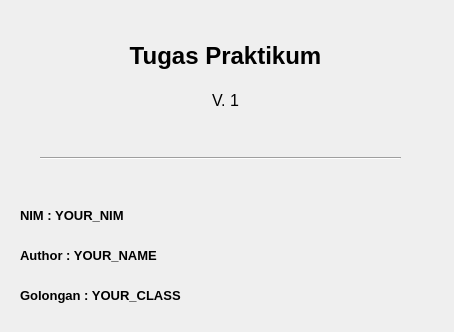
<?xml version="1.0" encoding="UTF-8"?>
<ui version="4.0">
 <class>DialogAbout</class>
 <widget class="QDialog" name="DialogAbout">
  <property name="geometry">
   <rect>
    <x>0</x>
    <y>0</y>
    <width>454</width>
    <height>332</height>
   </rect>
  </property>
  <property name="windowTitle">
   <string>About Our</string>
  </property>
  <widget class="QLabel" name="label">
   <property name="geometry">
    <rect>
     <x>0</x>
     <y>30</y>
     <width>451</width>
     <height>51</height>
    </rect>
   </property>
   <property name="font">
    <font>
     <pointsize>18</pointsize>
     <weight>75</weight>
     <bold>true</bold>
    </font>
   </property>
   <property name="text">
    <string>Tugas Praktikum</string>
   </property>
   <property name="alignment">
    <set>Qt::AlignCenter</set>
   </property>
  </widget>
  <widget class="QLabel" name="label_2">
   <property name="geometry">
    <rect>
     <x>20</x>
     <y>200</y>
     <width>281</width>
     <height>31</height>
    </rect>
   </property>
   <property name="font">
    <font>
     <pointsize>10</pointsize>
     <weight>75</weight>
     <bold>true</bold>
    </font>
   </property>
   <property name="text">
    <string>NIM : YOUR_NIM</string>
   </property>
  </widget>
  <widget class="QLabel" name="label_3">
   <property name="geometry">
    <rect>
     <x>0</x>
     <y>90</y>
     <width>451</width>
     <height>20</height>
    </rect>
   </property>
   <property name="font">
    <font>
     <pointsize>12</pointsize>
    </font>
   </property>
   <property name="text">
    <string>V. 1</string>
   </property>
   <property name="alignment">
    <set>Qt::AlignCenter</set>
   </property>
  </widget>
  <widget class="QLabel" name="label_4">
   <property name="geometry">
    <rect>
     <x>20</x>
     <y>240</y>
     <width>281</width>
     <height>31</height>
    </rect>
   </property>
   <property name="font">
    <font>
     <pointsize>10</pointsize>
     <weight>75</weight>
     <bold>true</bold>
    </font>
   </property>
   <property name="text">
    <string>Author : YOUR_NAME</string>
   </property>
  </widget>
  <widget class="Line" name="line">
   <property name="geometry">
    <rect>
     <x>40</x>
     <y>150</y>
     <width>361</width>
     <height>16</height>
    </rect>
   </property>
   <property name="font">
    <font>
     <pointsize>15</pointsize>
     <weight>75</weight>
     <bold>true</bold>
    </font>
   </property>
   <property name="orientation">
    <enum>Qt::Horizontal</enum>
   </property>
  </widget>
  <widget class="QLabel" name="label_5">
   <property name="geometry">
    <rect>
     <x>20</x>
     <y>280</y>
     <width>281</width>
     <height>31</height>
    </rect>
   </property>
   <property name="font">
    <font>
     <pointsize>10</pointsize>
     <weight>75</weight>
     <bold>true</bold>
    </font>
   </property>
   <property name="text">
    <string>Golongan : YOUR_CLASS</string>
   </property>
  </widget>
 </widget>
 <resources/>
 <connections/>
</ui>
